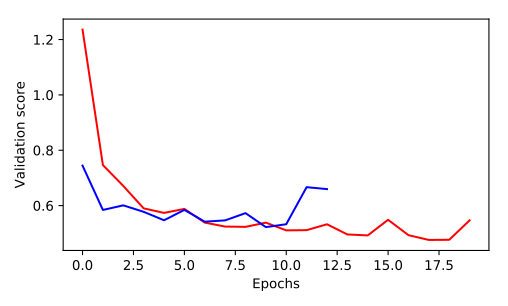

This figure's Python source:
Adding layers to a network
You've seen how to experiment with wider networks. In this exercise, you'll try a deeper network (more hidden layers).

Once again, you have a baseline model called model_1 as a starting point. It has 1 hidden layer, with 50 units. You can see a summary of that model's structure printed out. You will create a similar network with 3 hidden layers (still keeping 50 units in each layer).

This will again take a moment to fit both models, so you'll need to wait a few seconds to see the results after you run your code.

Instructions
Specify a model called model_2 that is like model_1, but which has 3 hidden layers of 50 units instead of only 1 hidden layer.
Use input_shape to specify the input shape in the first hidden layer.
Use 'relu' activation for the 3 hidden layers and 'softmax' for the output layer, which should have 2 units.
Compile model_2 as you have done with previous models: Using 'adam' as the optimizer, 'categorical_crossentropy' for the loss, and metrics=['accuracy'].
Hit 'Submit Answer' to fit both the models and visualize which one gives better results! For both models, you should look for the best val_loss and val_acc, which won't be the last epoch for that model.

==================================================================================================================

# The input shape to use in the first hidden layer
input_shape = (n_cols,)

# Create the new model: model_2
model_2 =  Sequential()

# Add the first, second, and third hidden layers
model_2.add(Dense(50, activation='relu', input_shape = input_shape))
model_2.add(Dense(50, activation='relu'))
model_2.add(Dense(50, activation='relu'))
# Add the output layer
model_2.add(Dense(2, activation='softmax'))

# Compile model_2
model_2.compile(optimizer='adam',loss='categorical_crossentropy',metrics=['accuracy'])

# Fit model 1
model_1_training = model_1.fit(predictors, target, epochs=20, validation_split=0.4, callbacks=[early_stopping_monitor], verbose=False)

# Fit model 2
model_2_training = model_2.fit(predictors, target, epochs=20, validation_split=0.4, callbacks=[early_stopping_monitor], verbose=False)

# Create the plot
plt.plot(model_1_training.history['val_loss'], 'r', model_2_training.history['val_loss'], 'b')
plt.xlabel('Epochs')
plt.ylabel('Validation score')
plt.show()
